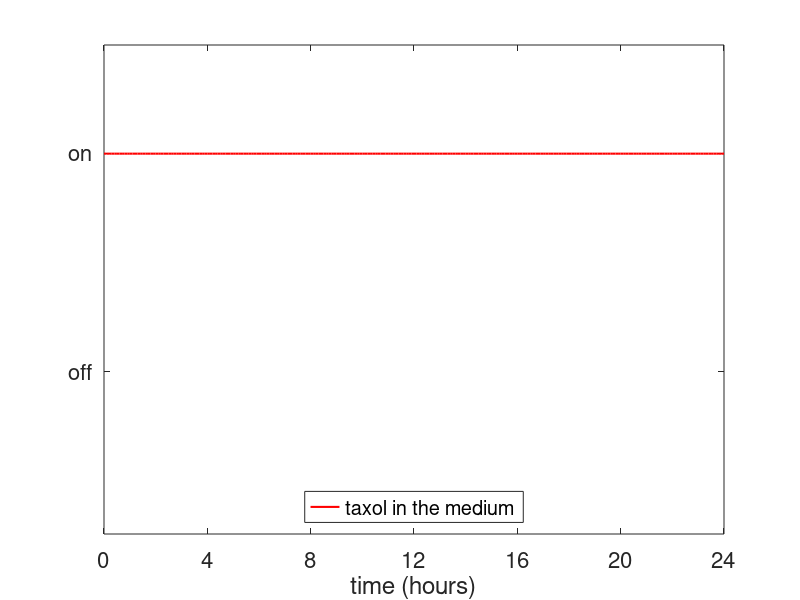

This figure's MATLAB source: (Note: this script raises an error after producing the figure.)
clear all
close all

save_file = 'C:\Users\isaac\Documents\neat_figs2\';

t7 = -1:0.1:0;
x7 = ones(1,length(t7));


t1 = 0:0.1:24;
t4 = -1:0.1:24;
t2 = -2:0.1:24;
t3 = -3:0.1:24;
t5 = -2:0.1:0;
t6 = 0:0.01:2;
x = 2*ones(1,length(t5));
x1 = ones(1,length(t1));
x2 = 2*ones(1,length(t1));
x3 = 3*ones(1,length(t1));
y1 = ones(1,length(t2));
y2 = 2*ones(1,length(t2));
z1 = ones(1,length(t3));
z2 = 2*ones(1,length(t3));
a1 = ones(1,length(t4));
y = 2*ones(1,length(t6));
%% Binding in medium/uptake
figure(1)
plot(t1,1+x2,'r','linewidth',1.5)
ylim([-0.5 4])
xlim([0 24])
legend({'taxol in the medium','location'},'location','south','fontsize',16)
xlabel('time (hours)','fontsize',16)
set(gca,'fontsize',16)
yticks([1 3])
xticks(0:4:24)
set(gca,'YTickLabel',{'off','on'})
file_name = [save_file 'protocol1.eps'];
export_fig(figure(1),file_name)
%% Nocodazole uptake
figure(2)
plot(t1+1,1+x2,'r','linewidth',1.5)
hold on
plot(t4+1,1+a1,'k','linewidth',1.5)
hold on
plot(t7+1,x7,'r','linewidth',1.5)

xlim([0,25])
ylim([-0.5 4])
legend({'taxol in the medium','nocodazole in the medium'},'location','south','fontsize',16)
xlabel('time (hours)','fontsize',16)
set(gca,'fontsize',16)
yticks([1 2 3])
set(gca,'YTickLabel',{'off','on','on'})
file_name = [save_file 'protocol2.eps'];
export_fig(figure(2),file_name)

%% Nocodazole washout 1
figure(3)
plot(t5+3,1+x,'r','linewidth',1.5)
hold on
plot(t3+3,1+z1,'k','linewidth',1.5)
hold on
plot(t7+1,x7,'r','linewidth',1.5)
hold on
plot(t1+3,x1,'r','linewidth',1.5)

xlim([0,27])
ylim([-0.5 4])
legend({'taxol in the medium','nocodazole in the medium'},'location','south','fontsize',16)
xlabel('time (hours)','fontsize',16)
set(gca,'fontsize',16)
yticks([1 2 3])
set(gca,'YTickLabel',{'off','on','on'})
file_name = [save_file 'protocol3.eps'];
export_fig(figure(3),file_name)

%% Normal washout
figure(4)
plot(t5+2,1+x,'r','linewidth',1.5)
hold on
plot(t1+2,x1,'r','linewidth',1.5)

xlim([0 26])
ylim([-0.5 4])
legend({'taxol in the medium'},'location','south','fontsize',16)
xlabel('time (hours)','fontsize',16)
set(gca,'fontsize',16)
yticks([1 3])
xticks(0:4:28)
set(gca,'YTickLabel',{'off','on'})
file_name = [save_file 'protocol4.eps'];
export_fig(figure(4),file_name)
%% Nocodazole washout 2
figure(5)
plot(t5+2,1+x,'r','linewidth',1.5)
hold on
plot(t1+2,1+x1,'k','linewidth',1.5)
hold on
plot(t1+2,x1,'r','linewidth',1.5)
hold on
plot(t5+2,x-1,'k','linewidth',1.5)

xlim([0 26])
ylim([-0.5 4])
legend({'taxol in the medium','nocodazole in the medium'},'location','south','fontsize',16)
xlabel('time (hours)','fontsize',16)
set(gca,'fontsize',16)
yticks([1 2 3])
set(gca,'YTickLabel',{'off','on','on'})
file_name = [save_file 'protocol5.eps'];
export_fig(figure(5),file_name)

%% 2 hour treatment
figure(6)
plot(t6,1+y,'r','linewidth',1.5)
xlim([0,2])
ylim([-0.5 4])
legend({'taxol in the medium'},'location','south','fontsize',16)
xlabel('time (hours)','fontsize',16)
set(gca,'fontsize',16)
yticks([1 3])
set(gca,'YTickLabel',{'off','on'})
file_name = [save_file 'protocol6.eps'];
export_fig(figure(6),file_name)
